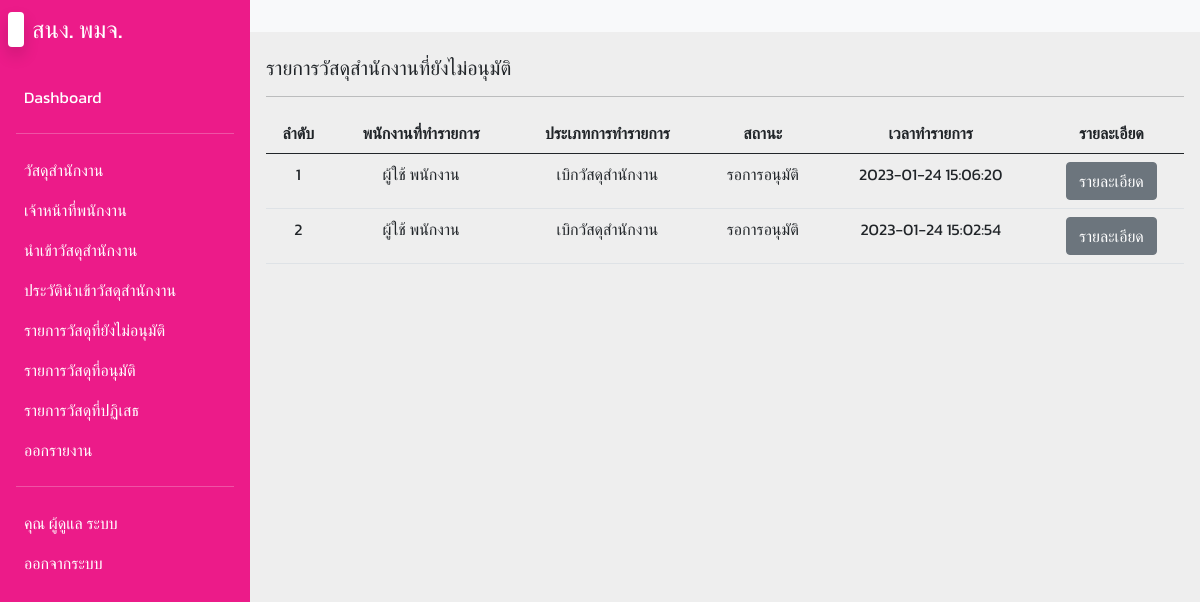
Before: /lists_pending.php (signed in) with the older database file.
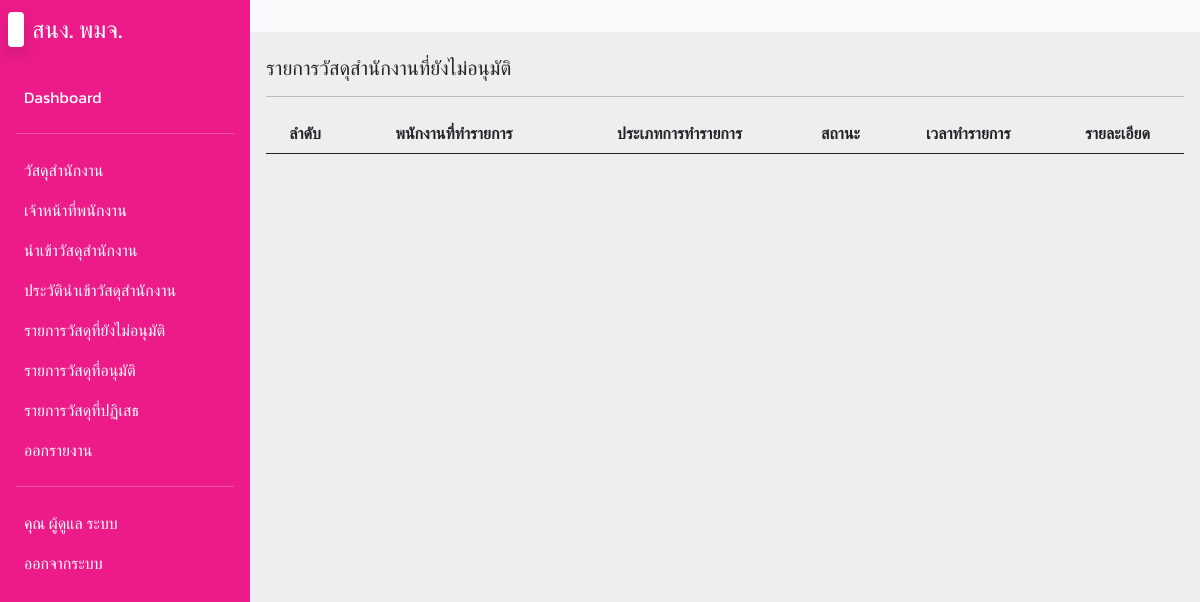
After: the same page with the newer database file.
### tables this page shows
CREATE TABLE `transfer` (
  `t_id` int(11) NOT NULL,
  `t_type` int(11) NOT NULL,
  `stat_id` int(11) NOT NULL,
  `emp_id` int(11) NOT NULL,
  `t_datetime` timestamp NOT NULL DEFAULT current_timestamp()
);

CREATE TABLE `employees` (
  `emp_id` int(11) NOT NULL,
  `emp_user` varchar(255) NOT NULL,
  `emp_pass` varchar(255) NOT NULL,
  `emp_fname` varchar(255) NOT NULL,
  `emp_lname` varchar(255) NOT NULL,
  `emp_position` varchar(255) NOT NULL,
  `emp_role` int(1) NOT NULL DEFAULT 0
);

### lists_pending.php (the view, shortened to what this page needs)
<?php
include('config/db.php');
?>
<!DOCTYPE html>
<html lang="en">
<head>
  <link rel="stylesheet" href="css/bootstrap.min.css">
  <link rel="stylesheet" href="css/fonts.css">
  <link rel="stylesheet" href="css/styles.css">
  <link rel="stylesheet" href="css/jquery.dataTables.min.css">
  <link rel="stylesheet" href="css/all.min.css">
  <link rel="stylesheet" href="css/fontawesome.min.css">
</head>
<body>
  <div class="main-container d-flex">
    <div class="sidebar" id="side_nav">
      <div class="header-box px-2 pt-3 pb-4 d-flex justify-content-between">
        <h1 class="fs-4"><span class="bg-white text-dark rounded shadow px-2 me-2"></span><span class="text-white">สนง. พมจ.</span></h1>
      </div>
      <?php include('includes/menuSidebar.inc.php'); ?>
    </div>
    <div class="content">
      <nav class="navbar navbar-expand-md navbar-light bg-light">
        <div class="container-fluid">
          <div class="collapse navbar-collapse justify-content-end" id="navbarSupportedContent">
            <ul class="navbar-nav mb-2 mb-lg-0">
              <li class="nav-item">
                <a class="nav-link active" aria-current="page" href="#"></a>
              </li>
            </ul>
          </div>
        </div>
      </nav>
    <div class="dashboard-content px-3 pt-4">
      <h2 class="fs-5"> รายการวัสดุสำนักงานที่ยังไม่อนุมัติ</h2>
      <hr>
     <table class="table table-hover" id="myTable">
      <thead>
        <th class="text-center">ลำดับ</th>
        <th class="text-center">พนักงานที่ทำรายการ</th>
        <th class="text-center">ประเภทการทำรายการ</th>
        <th class="text-center">สถานะ</th>
        <th class="text-center">เวลาทำรายการ</th>
        <th class="text-center">รายละเอียด</th>
      </thead>
      <tbody>
          <?php
          $i = 0;
          $sql = "SELECT * FROM `transfer` INNER JOIN status ON transfer.stat_id = status.stat_id INNER JOIN employees ON transfer.emp_id = employees.emp_id WHERE status.stat_status = 1 ORDER BY transfer.t_id DESC";
          $query = mysqli_query($conn, $sql);
          while($row = mysqli_fetch_array($query)) {
            $i++;
          ?>
          <tr class="text-center">
            <td><?= $i; ?></td>
            <td><?= $row['emp_fname']; ?> <?= $row['emp_lname']; ?></td>
            <td>
              <?php if($row['t_type'] == 1) {
                echo 'เบิกวัสดุสำนักงาน';
              } else {
                echo 'นำเข้า';
              } ?>
            </td>
            <td>
              <?php if($row['stat_status'] == 2) {
                echo 'อนุมัติ';
              } else if($row['stat_status'] == 1) {
                echo 'รอการอนุมัติ';
              } else {
                echo 'ไม่อนุมัติ';
              } ?>
            </td>
            <td><?= $row['t_datetime']; ?></td>
            <td>
              <a href="lists_pending_detail.php?id=<?= $row['t_id']; ?>" class="btn btn-secondary">รายละเอียด</a>
            </td>
          </tr>
          <?php } ?>
        </tbody>
     </table>
    </div>
    <br><br><br>
  </div>
</body>
</html>

Changed rows visible on the page:
removed transfer: emp.emp_fname "ผู้ใช้", emp.emp_lname "พนักงาน", t_type "เบิกวัสดุสำนักงาน", t_datetime "2023-01-24 15:06:20"
removed transfer: emp.emp_fname "ผู้ใช้", emp.emp_lname "พนักงาน", t_type "เบิกวัสดุสำนักงาน", t_datetime "2023-01-24 15:02:54"
